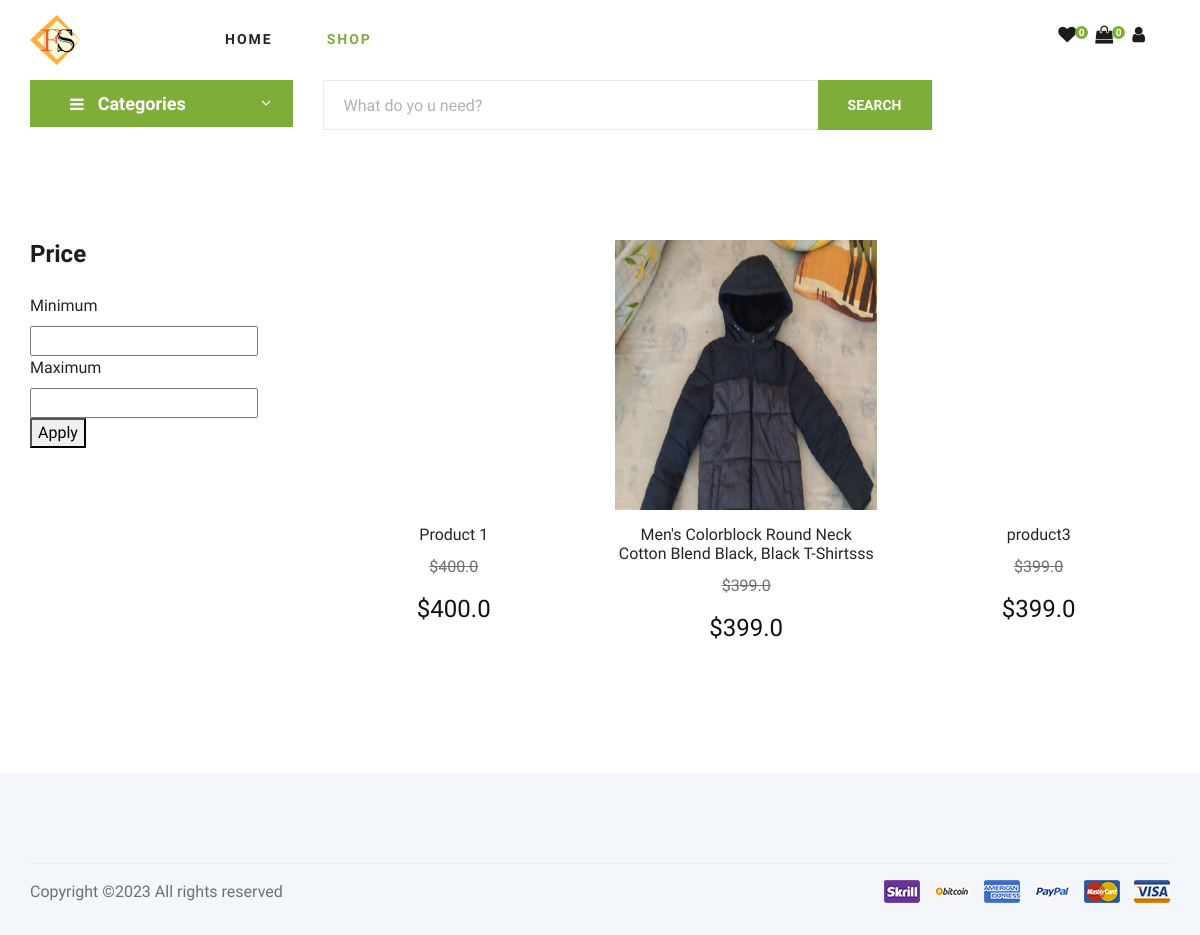
Page /search_product/ on the committed database.
### store/models.py (models this page shows, shortened)
class BaseModel(models.Model):
	uid = models.UUIDField(primary_key=True , editable=False , default=uuid.uuid4)
	created_at = models.DateTimeField(auto_now= True)
	updated_at = models.DateTimeField(auto_now_add= True)
	class Meta:
		abstract = True

class Products(BaseModel):
	product_name = models.CharField(max_length=100)
	slug = models.SlugField(max_length=100,unique=True, null=True, blank=True)
	category = models.ForeignKey(Category, on_delete=models.CASCADE, related_name="products")
	price = models.FloatField()
	discount = models.IntegerField(null=True)
	rprice = models.FloatField()
	product_description = models.TextField()
	image = models.ImageField(upload_to="products")
	is_deleted = models.BooleanField(default=False)
	in_store = models.BooleanField(default=False)

### store/views.py (the view)
# urls.py: path('search_product/', views.search_product, name='search_product'),
def search_product(request, category=None):
    if request.method=='POST':
        query=request.POST['query']
        product_list = Products.objects.all().filter(is_deleted=False, in_store=True, slug__contains=query).order_by('uid')
        category_list = Category.objects.all()
        paginator = Paginator(product_list, 3)
        page = request.GET.get('page')
        paged_product = paginator.get_page(page)
        context = {'product_list': paged_product, 'category_list': category_list}
        return render(request, 'store/store.html', context)
    else:
        product_list = Products.objects.all().filter(in_store=True).order_by('uid')
        category_list = Category.objects.all()
        paginator = Paginator(product_list, 3)
        page = request.GET.get('page')
        paged_product = paginator.get_page(page)
        context = {'product_list': paged_product, 'category_list': category_list}
        return render(request, 'store/store.html', context)

### store/context_processors.py (called while the page is built)
def category_list_processor(request):
    category_list = Category.objects.all()
    return {'category_list': category_list}

def cart_counter(request):
    cart_count = 0
    try:
        if request.user.is_authenticated:
            cart_items = CartItems.objects.all().filter(user=request.user)
        else:
            cart = uCart.objects.filter(cart_id=_cart_id(request))
            cart_items = CartItems.objects.all().filter(cart=cart[:1])
        for cart_item in cart_items:
            cart_count += cart_item.quantity
    except uCart.DoesNotExist:
        cart_count=0
    return dict(cart_count=cart_count)

def wish_counter(request):
    if request.user.is_authenticated:
        wish_items = WishList.objects.filter(user=request.user)
    else:
        guest = Guest.objects.filter(guest_id=_wishlist_id(request)).first()
        if guest:
            wish_items = WishList.objects.filter(guest=guest)
        else:
            wish_items = []
    wish_count = wish_items.count() if wish_items else 0
    return {'wish_count': wish_count}

def notification_counter(request):
    if request.user.is_authenticated:
        notifications = Notification.objects.filter(user=request.user,is_read=False)
        noti_count = notifications.count() if notifications else 0
        return dict(noti_count=noti_count)
    else:
        return dict(noti_count=0)

### store/views.py (called while the page is built)
def _cart_id(request):
    cart = request.session.session_key
    if not cart:
        cart = request.session.create()
    return cart

def _wishlist_id(request):
    guest = request.session.session_key
    if not guest:
        guest = request.session.create()
    return guest

### store/templates/store/store.html (shortened to what this page needs)
{%extends 'store/base.html'%}
{%load static%}
{%block body%}
<section class="product spad">
    <div class="container">
        <div class="row">
            <div class="col-lg-3 col-md-5">
                <div class="sidebar">
                    <div class="sidebar__item">
                        <h4>Price</h4>
                        <div class="price-range-wrap">
                            <div class="price-picker">
                                <form action="{%url 'filter_products_by_price'%}" method="get" onsubmit="return validatePriceForm()">
                                <label>Minimum</label>
                                <input type="text" id="minprice" name="min_price" value="{{minprice}}" min="{{minprice}}" max="{{maxprice}}" onkeypress="return /[0-9]/i.test(event.key)">
                                <label>Maximum</label>
                                <input type="text" id="maxprice" name="max_price" value="{{maxprice}}" min="{{minprice}}" max="{{maxprice}}" onkeypress="return /[0-9]/i.test(event.key)">
                                <button type="submit">Apply</button>
                                </form>
                            </div>
                        </div>
                    </div>
                </div>
            </div>
            <div class="col-lg-9 col-md-7">
            <div class="row">
            {%for product in product_list%}
            <div class="col-lg-4 col-md-6 col-sm-6">
            <div class="product__item">
            <div class="product__item__pic set-bg" data-setbg="{{product.image.url}}">
            </div>
            <div class="product__item__text" >
            <h6><a href="#">{{product.product_name}}</a></h6>
            <p><del>${{product.rprice}}</del></p>
            <h4>${{product.price}}</h4>
            </div>
            </div>
            </div>
            {%endfor%}
            </div>
            </div>
        </div>
    </div>
</section>
{%endblock%}

### static/assets/css/style.css (style rules this page uses)
html, body { height: 100%; font-family: "Cairo", sans-serif; -webkit-font-smoothing: antialiased; font-smoothing: antialiased; }
h1, h2, h3, h4, h5, h6 { margin: 0; color: #111111; font-weight: 400; font-family: "Cairo", sans-serif; }
h4 { font-size: 24px; }
h6 { font-size: 16px; }
p { font-size: 16px; font-family: "Cairo", sans-serif; color: #6f6f6f; font-weight: 400; line-height: 26px; margin: 0 0 15px 0; }
.set-bg { background-repeat: no-repeat; background-size: cover; background-position: top center; }
.spad { padding-top: 100px; padding-bottom: 100px; }
.sidebar__item { margin-bottom: 35px; }
.sidebar__item h4 { color: #1c1c1c; font-weight: 700; margin-bottom: 25px; }
.product { padding-top: 80px; padding-bottom: 80px; }
.product__item { margin-bottom: 50px; }
.product__item__pic { height: 270px; position: relative; overflow: hidden; }
.product__item__text { text-align: center; padding-top: 15px; }
.product__item__text h6 { margin-bottom: 10px; }
.product__item__text h6 a { color: #252525; }
@media only screen and (min-width: 1200px) { .container { max-width: 1170px; } }

### rows in the picture
Products: product_name "Product 1", rprice "400.0", price "400.0"
Products: shows a picture, product_name "Men's Colorblock Round Neck Cotton Blend Black, Black T-Shirtsss", rprice "399.0", price "399.0"
Products: product_name "product3", rprice "399.0", price "399.0"

### other values in the picture
{{ wish_count }} "0"
{{ cart_count }} "0"
